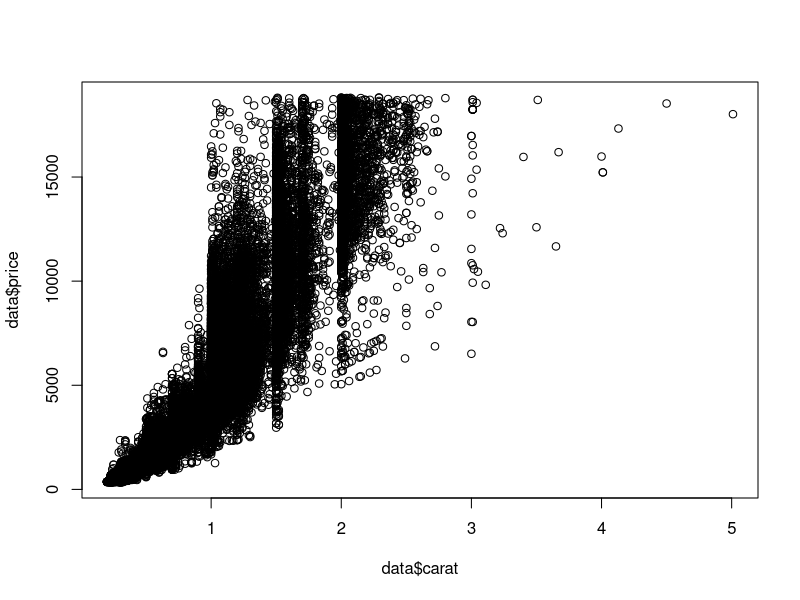
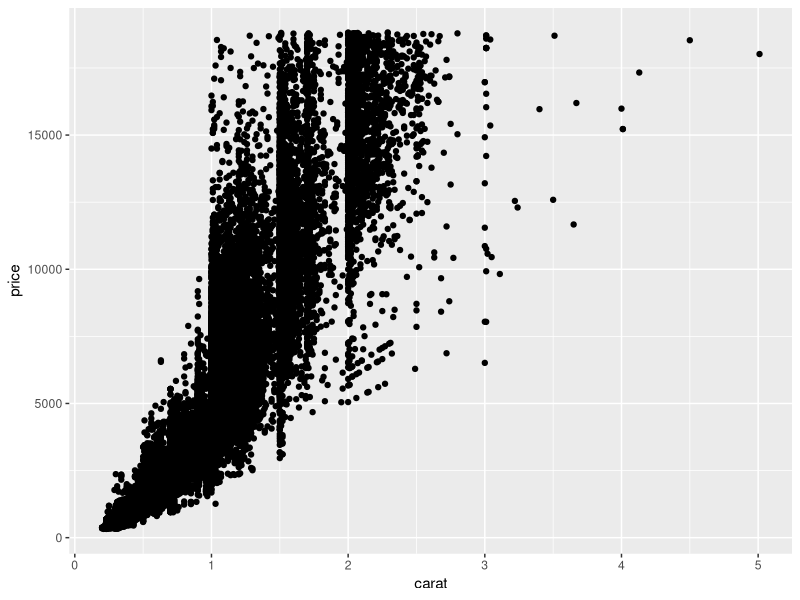
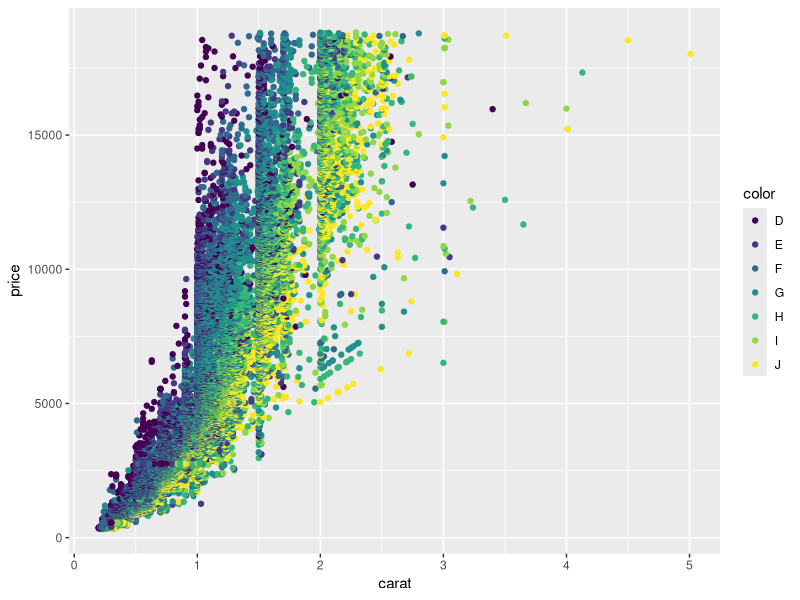
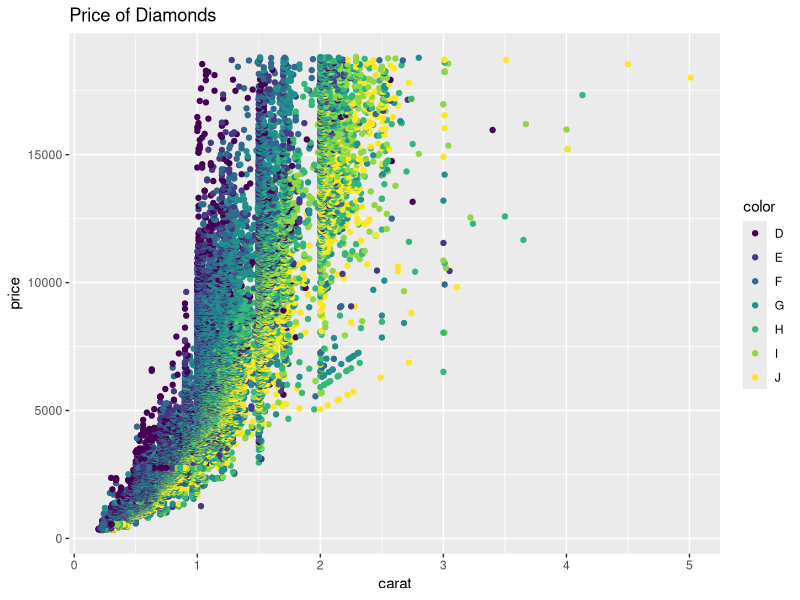

Recreate these plots in R, in order.
## Anaanthan 

# Loading data (diamonds data comes with ggplot2 package)
library(ggplot2)
data=diamonds

# Data exploration
str(diamonds)
summary(diamonds)

# using base plot
plot(data$carat, data$price)

# using ggplot
plot=ggplot(data = data, aes(x= carat, y=price))
plot + geom_point()

# adding informations on color of diamonds
plot2= ggplot(data = data, aes(x= carat, y=price, color= color))
plot2 + geom_point()
plot2 + geom_point() + ggtitle( "Price of Diamonds")
